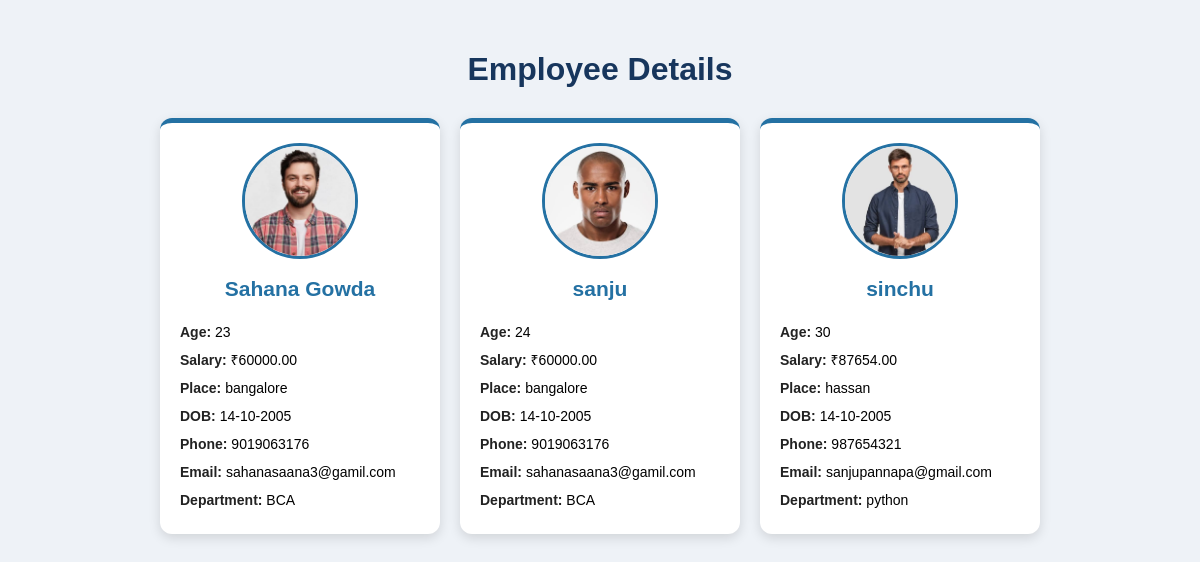
The page / on the database its author committed.
### myapp/models.py (models this page shows, shortened)
class Employee(models.Model):
    name = models.CharField(max_length=100)
    age = models.PositiveIntegerField()
    salary = models.DecimalField(max_digits=10, decimal_places=2)
    place = models.CharField(max_length=100)
    dob = models.DateField()
    phonenum = models.CharField(max_length=15)
    email = models.EmailField()
    department = models.CharField(max_length=100)
    image = models.ImageField(upload_to='employees/')

### myapp/views.py (the view)
# urls.py: path('',employee_list)
def employee_list(request):
    employees = Employee.objects.all()
    return render(request,'employee.html',{'employees': employees})

### templates/employee.html (shortened to what this page needs)
<!DOCTYPE html>
<html lang="en">
<head>
</head>
<body>
    <h1>Employee Details</h1>
    <div class="employee-container">
        {% for employee in employees %}
        <div class="employee-card">
            {% if employee.image %}
                <img src="{{ employee.image.url }}"
                     alt="{{ employee.name }}">
            {% endif %}
            <h2>{{ employee.name }}</h2>
            <div class="details">
                <strong>Age:</strong> {{ employee.age }}<br>
                <strong>Salary:</strong> ₹{{ employee.salary }}<br>
                <strong>Place:</strong> {{ employee.place }}<br>
                <strong>DOB:</strong> {{ employee.dob|date:"d-m-Y" }}<br>
                <strong>Phone:</strong> {{ employee.phonenum }}<br>
                <strong>Email:</strong> {{ employee.email }}<br>
                <strong>Department:</strong> {{ employee.department }}
            </div>
        </div>
        {% empty %}
            <p>No employees found. Add employees in Django Admin.</p>
        {% endfor %}
    </div>
</body>
</html>

### templates/employee.html (style rules this page uses)
body { font-family: Arial, sans-serif; background: #eef2f7; margin: 0; padding: 30px; }
h1 { text-align: center; color: #17365d; margin-bottom: 30px; }
.employee-container { display: flex; flex-direction: row; justify-content: center; align-items: stretch; flex-wrap: wrap; gap: 20px; }
.employee-card { background: white; width: 280px; padding: 20px; border-radius: 12px; border-top: 5px solid #2471a3; box-shadow: 0 4px 12px #00000020; box-sizing: border-box; }
.employee-card img { display: block; width: 110px; height: 110px; object-fit: cover; border-radius: 50%; margin: 0 auto 15px; border: 3px solid #2471a3; }
.employee-card h2 { text-align: center; color: #2471a3; font-size: 21px; }
.details { line-height: 2; font-size: 14px; overflow-wrap: anywhere; }
.details strong { color: #222; }

### rows shown on the page
Employee: image (picture), name "Sahana Gowda", age "23", salary "60000.00", place "bangalore", dob "14-10-2005", phonenum "9019063176", email "sahanasaana3@gamil.com", department "BCA"
Employee: image (picture), name "sanju", age "24", salary "60000.00", place "bangalore", dob "14-10-2005", phonenum "9019063176", email "sahanasaana3@gamil.com", department "BCA"
Employee: image (picture), name "sinchu", age "30", salary "87654.00", place "hassan", dob "14-10-2005", phonenum "987654321", email "sanjupannapa@gmail.com", department "python"
